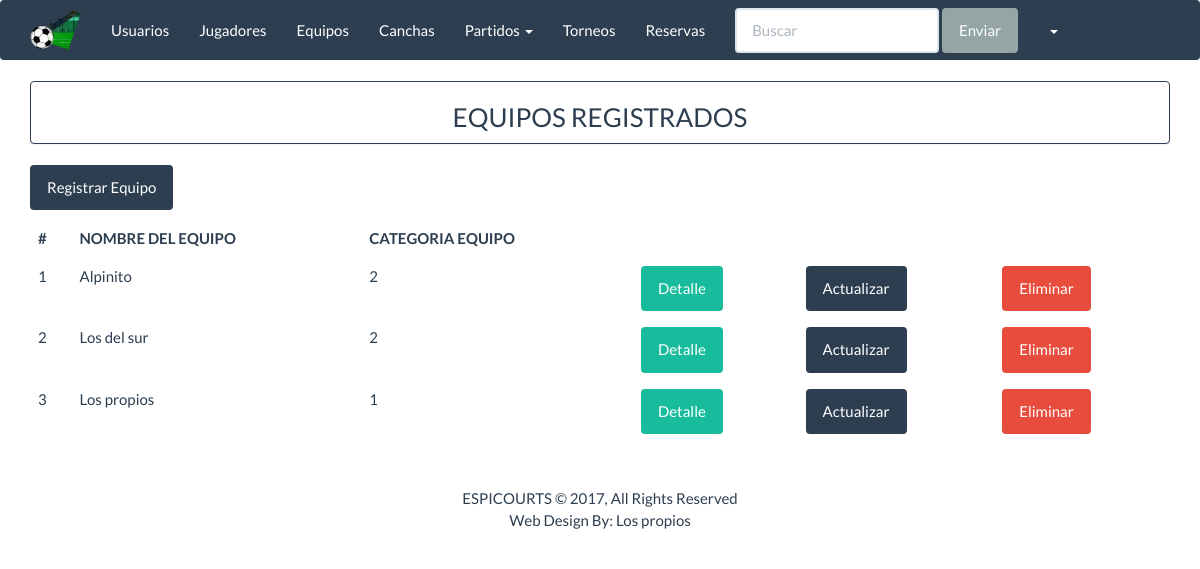
/espicourts/equipos_listar, run on the app's committed database.
### apps/inicio/models.py (models this page shows, shortened)
class Equipo(models.Model):
    nombre_equipo=models.CharField('Nombre del Equipo', max_length=30)
    categorias=((1,'Categoria A'),(2,'Categoria B'),(3,'Categoria C'))
    categoria_equipo=models.SmallIntegerField(choices=categorias)
    class Meta:
        db_table='equipo'

### apps/inicio/views.py (the view)
class ListarEquipo(ListView):
    model = Equipo
    template_name = "equipo/equipo_listar.html"
    context_object_name = "equipos"

### templates/equipo/equipo_listar.html (shortened to what this page needs)
{% extends 'base/base.html' %}
{% block  content%}
<div class="panel panel-primary" align="center">
    <h3>EQUIPOS REGISTRADOS</h3>
</div>
<a class="btn btn-primary " href="{% url 'espicourts:equipos_crear' %}" >Registrar Equipo</a>
<div class="table-responsive">
    <table class="table table-hover">
        <thead>
            <tr>
                <th>#</th>
                <th>NOMBRE DEL EQUIPO</th>
                <th>CATEGORIA EQUIPO </th>
            </tr>
        </thead>
        <tbody>
            {% for c in equipos%}
            <tr>
                <td>{{ c.id }}</td>
                <td>{{ c.nombre_equipo}}</td>
                <td>{{ c.categoria_equipo}}</td>
                <td>
                     <a href="{% url 'espicourts:equipos_detalle' c.id %}" button class="btn btn-success"> Detalle</a>
                </td>
                <td>
                     <a href="{% url 'espicourts:equipos_actualizar' c.id %}" button class="btn btn-primary"> Actualizar</a>
                </td>
                <td>
                     <a href="{% url 'espicourts:equipos_eliminar' c.id %}" button class="btn btn-danger"> Eliminar</a>
                </td>
            </tr>
            {% endfor %}
        </tbody>
    </table>
</div>
{% endblock%}}

### data on the page
Equipo: id "1", nombre_equipo "Alpinito", categoria_equipo "2"
Equipo: id "2", nombre_equipo "Los del sur", categoria_equipo "2"
Equipo: id "3", nombre_equipo "Los propios", categoria_equipo "1"
